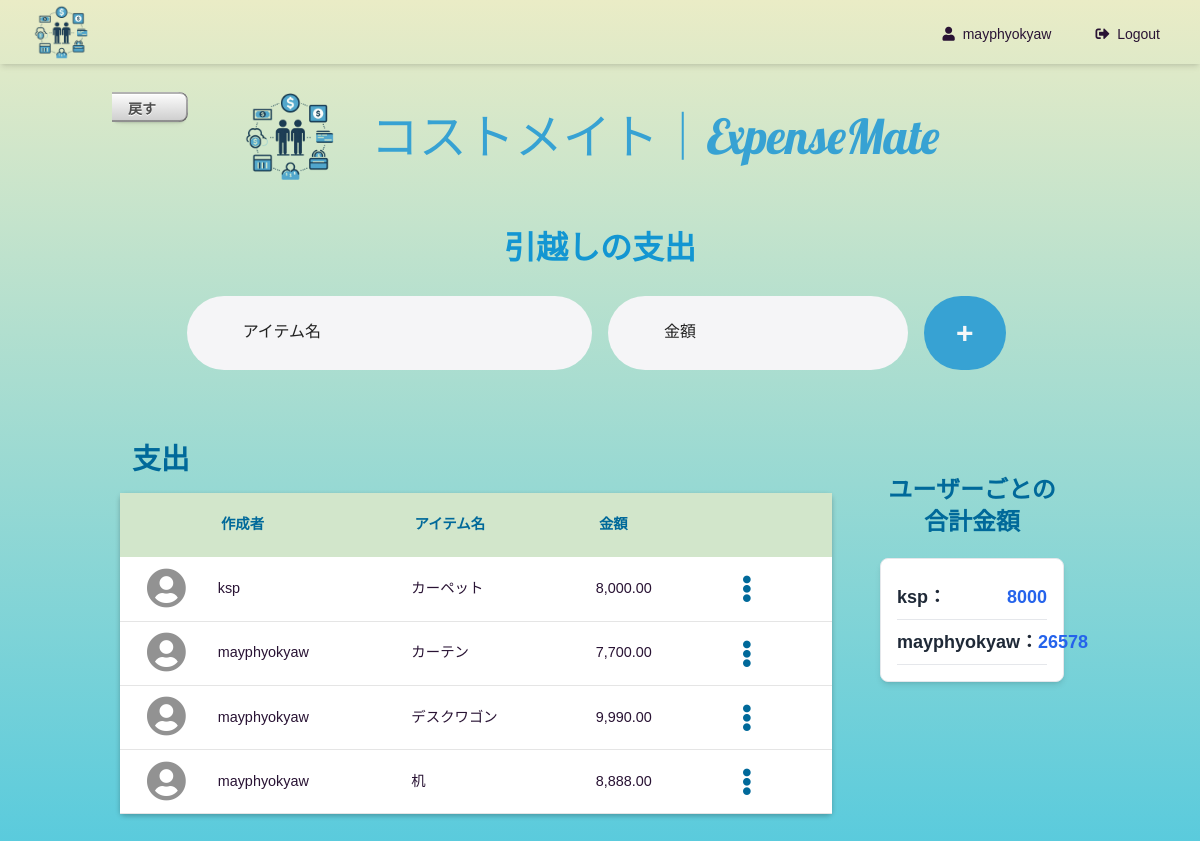
The page /expenses/2/ (signed in) on the database its author committed.
### expenses_mate/models.py (models this page shows, shortened)
class User(AbstractBaseUser, PermissionsMixin):
    class Meta:
        db_table = "User"
        verbose_name = "ユーザー"
        verbose_name_plural = "ユーザー"
    user_id = models.AutoField(primary_key=True)
    username = models.CharField(max_length=100, unique=True)
    email = models.EmailField(max_length=255, unique=True)
    password = models.CharField(max_length=255)
    is_active = models.BooleanField(default=True)
    is_staff = models.BooleanField(default=False)
    objects = UserManager()
    USERNAME_FIELD = 'email'
    REQUIRED_FIELDS = ['username']
    def __str__(self):
        return self.username

class ExpenseGroup(models.Model):
    class Meta:
        db_table = "ExpenseGroup"
        verbose_name = "支出グループ"
        verbose_name_plural = "支出グループ"
    group_id = models.AutoField(primary_key=True)
    title = models.CharField(max_length=100)
    created_by = models.ForeignKey(User, on_delete=models.CASCADE)
    created_at = models.DateTimeField(auto_now_add=True)
    shared_with = models.ManyToManyField(User, related_name='shared_expense_groups', blank=True)

class Expense(models.Model):
    class Meta:
        db_table = "Expense"
        verbose_name = "費用"
        verbose_name_plural = "費用"
    expense_id = models.AutoField(primary_key=True)
    group_id = models.ForeignKey(ExpenseGroup, on_delete=models.CASCADE)
    user_id = models.ForeignKey(User, on_delete=models.CASCADE)
    item_name = models.CharField(max_length=100)
    amount = models.DecimalField(max_digits=10, decimal_places=2)
    created_at = models.DateTimeField(auto_now_add=True)

### expenses_mate/views.py (the view, shortened to what this page needs)
# urls.py: path('expenses/<int:group_id>/', ExpenseManageView.as_view(), name='expense_detail'),
class ExpenseManageView(LoginRequiredMixin, FormView, ListView):
    template_name = 'expenses_mate/expenses_detail.html'
    form_class = ExpenseForm
    model = Expense
    context_object_name = 'expenses'
    def get_queryset(self):
        group_id = self.kwargs['group_id']
        return Expense.objects.filter(group_id=group_id)
    def get_form(self):
        form = super().get_form()
        form.instance.user_id = self.request.user
        return form
    def get_context_data(self, **kwargs):
        context = super().get_context_data(**kwargs)
        group_id = self.kwargs['group_id']
        context['expenses'] = self.get_queryset()  # Set for ListView
        context['expenses_group'] = get_object_or_404(ExpenseGroup, group_id=group_id)
        context['user_totals'] = (
            Expense.objects.filter(group_id=group_id)
                .values('user_id__username')
                .annotate(total_amount=Sum('amount'))
                .order_by('user_id__username')
        )
        context['form'] = self.get_form()  # Add form for FormView
        return context

### expenses_mate/forms.py
class ExpenseForm(forms.ModelForm):
    class Meta:
        model = Expense
        fields = ['item_name', 'amount']
    def __init__(self, *args, **kwargs):
        super(ExpenseForm, self).__init__(*args, **kwargs)
        self.fields['item_name'].widget.attrs.update({
            'class': 'expenses-list-input',
            'placeholder': ' ',
            'id': 'input__item_name'
        })
        self.fields['amount'].widget.attrs.update({
            'class': 'expenses-list-input',
            'placeholder': ' ',
            'id': 'input__amount'
        })

### expenses_mate/templatetags/custom_tags.py (called while the page is built)
@register.filter(name='add_class')
def add_class(field, css_class):
    try:
        return field.as_widget(attrs={'class': css_class})
    except AttributeError:
        return field

### templates/expenses_mate/expenses_detail.html (shortened to what this page needs)
{% extends './layout/base.html' %}
{% load humanize %}
{% load custom_tags %}
{% block contents %}
<div class="container mx-auto p-4">
    <div class="expenses-title">
        <h2 class="flex-1 text-center">{{ expenses_group.title }}</h2>
    </div>
    <form method="post" class="w-full md:w-5/6" style="margin: 0 auto;">
        <div class="grid grid-cols-1 sm:grid-cols-2 md:grid-cols-2 lg:grid-cols-2 gap-4">
            <div class="list-input-block grow">
                {{ form.item_name|add_class:"expenses-list-input" }}
                <label for="id_item_name" class="floating-label">アイテム名</label>
            </div>
            <div class="grid grid-cols-4 w-full gap-4">
                <div class="grow col-span-3">
                    <div class="list-input-block grow">
                        {% if form.amount %}
                        {{ form.amount|add_class:"expenses-list-input" }}
                        <label for="{{ form.amount.id_for_label }}" class="floating-label">金額</label>
                        {% else %}
                        <p class="error-text">Error: The amount field is not available.</p>
                        {% endif %}
                    </div>
                </div>
                <div class="grow-0">
                    <button type="submit" class="add-button">+</button>
                </div>
            </div>
        </div>
    </form>
    <div class="grid grid-cols-1 sm:grid-cols-1 md:grid-cols-3 lg:grid-cols-4">
        <div class="mx-auto p-1 md:p-4 col-span-1 md:col-span-2 lg:col-span-3 mb-4 w-full overflow-visible">
            <h2 class="my-3 expenses-table-title mx-3">支出</h2>
            <table class="expenses-table hidden md:table relative">
                <thead>
                    <tr>
                        <th></th>
                        <th>作成者</th>
                        <th>アイテム名</th>
                        <th>金額</th>
                        <th></th>
                    </tr>
                </thead>
                <tbody>
                    {% for expense in expenses %}
                    <tr>
                        <td class="expenses-table-icon">
                            <i class="fas fa-user-circle"></i>
                        </td>
                        <td>{{ expense.user_id }}</td>
                        <td>{{ expense.item_name }}</td>
                        <td>{{ expense.amount|floatformat:2|intcomma }}</td>
                        <td>
                            <div class="dropdown relative">
                                <div tabindex="0" role="button" class="btn m-1 three-dots">
                                    <i class="fas fa-ellipsis-v"></i>
                                </div>
                            </div>
                        </td>
                    </tr>
                    {% endfor %}
                </tbody>
            </table>
        </div>
        <div class="container mx-auto p-4 lg:p-8 my-4 w-full">
            <h2 class="text-2xl font-semibold text-center expenses-user-info-title my-4">ユーザーごとの合計金額</h2>
            <div class="max-w-lg mx-auto mt-5 p-4 border border-gray-200 rounded-lg shadow-md bg-white">
                {% for user_total in user_totals %}
                <div class="flex justify-between py-2 border-b border-gray-200">
                    <span class="text-lg font-bold text-gray-800">
                        {{ user_total.user_id__username }}：
                    </span>
                    <span class="text-lg font-bold text-blue-600">
                        {{ user_total.total_amount }}
                    </span>
                </div>
                {% endfor %}
            </div>
        </div>
    </div>
</div>
{% endblock %}

### templates/expenses_mate/layout/base.html (shortened to what this page needs)
<!DOCTYPE html>
{% load static %}
<html lang="ja" data-theme="cupcake">
<head>
  <link rel="stylesheet" href="https://use.fontawesome.com/releases/v5.1.0/css/all.css"
>
  <link rel="stylesheet" href="https://cdn.jsdelivr.net/npm/tailwindcss@2.2.19/dist/tailwind.min.css">
  <link href="https://cdn.jsdelivr.net/npm/daisyui@4.12.14/dist/full.min.css" rel="stylesheet" type="text/css" />
  <link href="https://cdn.jsdelivr.net/npm/select2@4.1.0-beta.1/dist/css/select2.min.css" rel="stylesheet" />
  <script src="https://cdn.tailwindcss.com"></script>
  <link href="{% static 'css/style.css' %}" rel="stylesheet">
</head>
<body>
  <nav class="shadow-md sticky top-0 z-50">
    <div class="max-w-7xl mx-auto px-4 sm:px-6 lg:px-8">
      <div class="flex justify-between h-16">
        <div class="flex items-center">
          <a href="{% url 'expenses_mate:expenses_list_create' %}">
            <img src="{% static 'images/expenses_mate_icon.png' %}" alt="Logo" width="60px">
          </a>
        </div>
        <div class="flex items-center space-x-4">
          <a href="#" class="inline-flex items-center px-5 pt-1 text-2xl text-black-500 md:text-sm font-medium hover:text-gray-700">
            <i class="fa fa-user"></i>
            <span class="hidden md:inline ml-2">{{ user.username }}</span>
          </a>
          <a href="{% url 'account_logout' %}"
            class="inline-flex items-center px-2 pt-1 text-2xl text-black-500 md:text-sm font-medium hover:text-gray-700">
            <i class="fas fa-sign-out-alt"></i>
            <span class="hidden md:inline ml-2">Logout</span>
          </a>
        </div>
      </div>
    </div>
  </nav>
  <div class="relative">
    {% if request.path != '/' %}
    <a href="{% url 'expenses_mate:expenses_list_create' %}">
      <button class="back-to-home absolute left-10 top-7 lg:left-28">戻す</button>
    </a>
    {% endif %}
  </div>
  <div class="header-block flex items-center justify-center text-center">
    <img src="{% static 'images/expenses_mate_icon.png' %}" width="100px" style="margin-right: 10px;" />
    <h1 class="text-center header">コストメイト｜ExpenseMate</h1>
  </div>
  <section class="vh-100 ">
    <div class="flex justify-center">
      {% block contents%}{% endblock %}
    </div>
  </section>
</body>
</html>

### expenses_mate/static/css/style.css (style rules this page uses)
html, body { height: 100%; margin: 0; overflow-x: hidden; }
body { font-family: "Poppins", sans-serif; ; background: -webkit-linear-gradient(90deg, #2BC0E4 10%, #EAECC6 100%); background-repeat: no-repeat; background-attachment: fixed; background-size: cover; }
.header-block { margin-top: 1rem; margin-bottom: 1rem; }
h1.header { margin: 20px; font-size: 3rem; font-family: 'Lobster', cursive; color: #37a2d3; }
.list-input-block { display: flex; align-items: center; justify-content: center; border-radius: 3rem; padding-left: 2rem; margin-bottom: 2.5rem; background-color: #f5f5f7; width: 100%; position: relative; }
.expenses-list-input { position: relative; flex: 1; border: none; outline: none; background-color: transparent; padding: 1.5rem; transition: border-color 0.3s ease; border-bottom: 2px solid transparent; z-index: 2; }
.floating-label { position: absolute; top: 1.5rem; left: 3.5rem; font-weight: 500; pointer-events: none; color: #222; transition: transform 0.3s ease, font-size 0.3s ease, color 0.3s ease; }
.expenses-list-input:focus+.floating-label, .expenses-list-input:not(:placeholder-shown)+.floating-label { transform: translateY(-1.5rem); font-size: 1rem; color: #37a2d3; }
.add-button { border: none; outline: none; padding: 0.9rem 2rem; background-color: #37a2d3; color: #f5f7f8; font-weight: 800; border-radius: 3rem; cursor: pointer; font-size: 30px; }
.container { width: 100%; height: 100vh; position: relative; margin: 0 auto; }
.expenses-title { font-size: 2rem; font-weight: bolder; color: #1396d2; margin-bottom: 1.5rem; }
.back-to-home { background: #efefef; background-image: linear-gradient(white, #ccc); border: none; border-radius: 0 0.5rem 0.5rem 0; color: #4d4d4d; font-family: Inter, sans-serif; font-size: 14px; font-weight: 600; height: 30px; line-height: 1; padding: 0.6rem 2rem 0.6rem 1rem; position: relative; text-shadow: 0 1px 0 white; box-shadow: inset 0 2px 0 0 rgba(0, 0, 0, 0.3), inset -2px 0 0 0 rgba(0, 0, 0, 0.3), inset 0 -2px 0 0 rgba(0, 0, 0, 0.3), inset 0 3px 0 0 white, 0 3px 3px -3px rgba(0, 0, 0, 0.24), 0 6px 6px -6px rgba(0, 0, 0, 0.12); }
.back-to-home:before { background: #efefef; background-image: linear-gradient(135deg, white, #ccc); border-radius: 0.5rem; bottom: 1.5px; content: ""; height: 27px; left: -10px; position: absolute; transform: rotate(45deg); width: 25px; z-index: -1; box-shadow: inset 2px 0 0 0 rgba(0, 0, 0, 0.3), inset 0 -2px 0 0 rgba(0, 0, 0, 0.3), inset 3px 0 0 0 white, 0 3px 3px -3px rgba(0, 0, 0, 0.24), 0 6px 6px -6px rgba(0, 0, 0, 0.12); }
.expenses-table-title { font-size: 1.8rem; font-weight: bold; color: #00699a; }
.expenses-table { border: 1px #a39485 solid; font-size: .9em; box-shadow: 0 2px 5px rgba(0, 0, 0, .25); width: 100%; border-collapse: collapse; border-radius: 5px; border: none; }
.expenses-table th { text-align: left; height: 4rem; }
.expenses-table-icon { font-size: 2.5rem; color: #929292; text-align: center; }
.expenses-table thead { font-weight: bold; color: #fff; background: #d2e6cb; color: #00699a; }
.expenses-table td { padding: 0.1rem 0.3rem; vertical-align: middle; height: 4rem; }
.expenses-table th { padding: 1rem 0.5rem; vertical-align: middle; }
.expenses-table td { border-bottom: 1px solid rgba(0, 0, 0, .1); background: #fff; }
.three-dots { color: #00699a; font-size: 1.7rem; background-color: #fff; border: none; box-shadow: none; }
.expenses-user-info-title { font-size: 1.5rem; font-weight: bold; color: #00699a; }

### rows shown on the page
User: username "mayphyokyaw", user_id__username "mayphyokyaw", total_amount "26578"
ExpenseGroup: title "引越しの支出"
Expense: user_id "ksp", item_name "カーペット", amount "8,000.00"
Expense: user_id "mayphyokyaw", item_name "カーテン", amount "7,700.00"
Expense: user_id "mayphyokyaw", item_name "デスクワゴン", amount "9,990.00"
Expense: user_id "mayphyokyaw", item_name "机", amount "8,888.00"
User: user_id__username "ksp", total_amount "8000"
